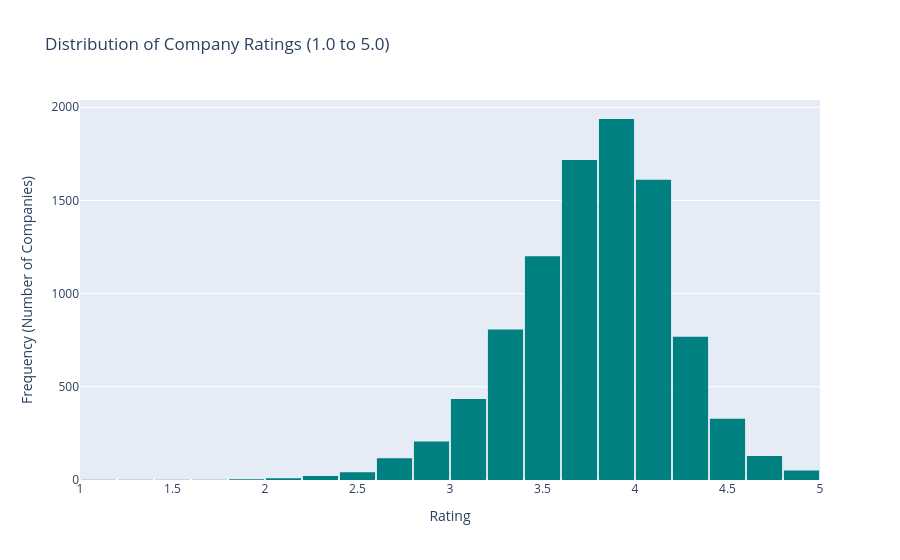

Write notebook code for a chart like this one.
### Code cell
fig = px.histogram(df,x='rating',nbins=20,title='Distribution of Company Ratings (1.0 to 5.0)',color_discrete_sequence=['teal'],)
fig.update_layout(xaxis_title='Rating',yaxis_title='Frequency (Number of Companies)',bargap=0.05)
fig.show()

### Figure 1 — Plotly figure (JSON) as saved in the notebook; plotly's stock layout.template omitted (floating-point values rounded to 4 significant figures; data arrays with more than 128 entries replaced by an {"elided": "..."} marker saying what was removed)
{"data": [{"bingroup": "x", "hovertemplate": "rating=%{x}<br>count=%{y}<extra></extra>", "legendgroup": "", "marker": {"color": "teal", "pattern": {"shape": ""}}, "name": "", "nbinsx": 20, "orientation": "v", "showlegend": false, "type": "histogram", "x": {"elided": "9390 float values"}, "xaxis": "x", "yaxis": "y"}], "layout": {"bargap": 0.05, "barmode": "relative", "legend": {"tracegroupgap": 0}, "title": {"text": "Distribution of Company Ratings (1.0 to 5.0)"}, "xaxis": {"anchor": "y", "domain": [0, 1], "title": {"text": "Rating"}}, "yaxis": {"anchor": "x", "domain": [0, 1], "title": {"text": "Frequency (Number of Companies)"}}}}
